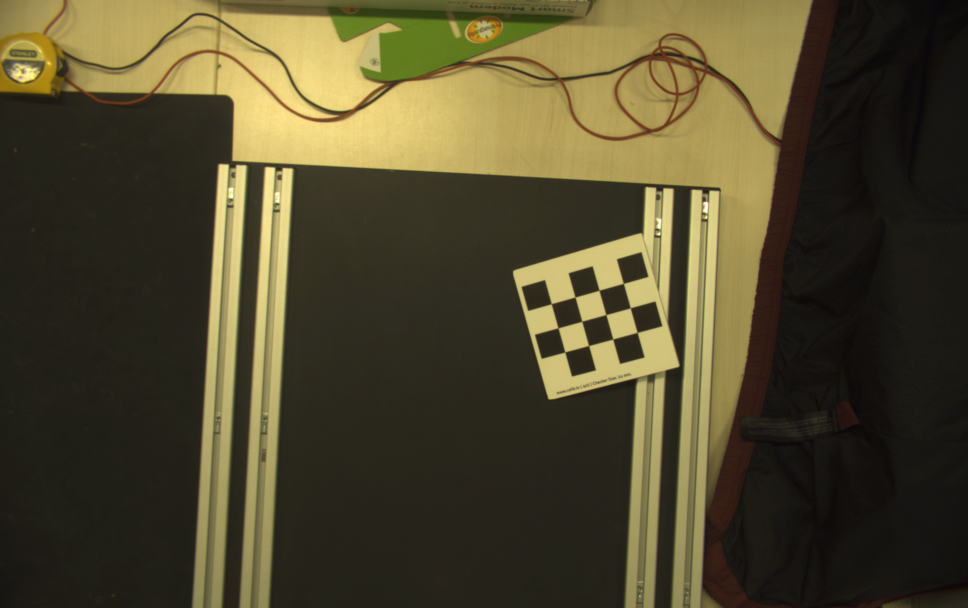
#> input picture photos/calibrationSetup2/10.png, 1936 x 1216 px (shown at 1/2 size); its folder holds only this picture in this run
$ jupyter execute Calibrazione.ipynb
#> lines starting #> are read from the running program, lines starting #| are printed output that depends on the picture; long printed decimals are rounded
# Camera Calibration

Import the libraries

[cell 1]
import numpy as np
import matplotlib.pyplot as plt
import cv2 as cv
import glob
import os
from scipy.stats import t

## Number of intern corners

[cell 2]
pattern_size = (4,3)

objp = np.zeros((pattern_size[0]*pattern_size[1],3),np.float32) # We create a 3D point for each corner in the chessboard
objp[:,:2] = np.mgrid[0:pattern_size[0],0:pattern_size[1]].T.reshape(-1,2) # We fill the 3D points with the 2D points of the chessboard


# Arrays to store the object points and image points from all the images
objpoints = [] # 3D point in real world space
imgpoints = [] # 2D points in image plane

# Loading the images
# Get the current working directory
baseFolder = os.getcwd()

# Select the path that contains the photos
# folder = os.path.join(baseFolder, "photos","calibration")
folder = os.path.join(baseFolder, "photos","calibrationSetup2")
# [7 lines of commented-out code are left out]
images = glob.glob(os.path.join(folder, "*.png"))

print(f"Number of images found for doing the calibration: {len(images)}")

for fname in images:
    img = cv.imread(fname, 0) # We read the image in B/W
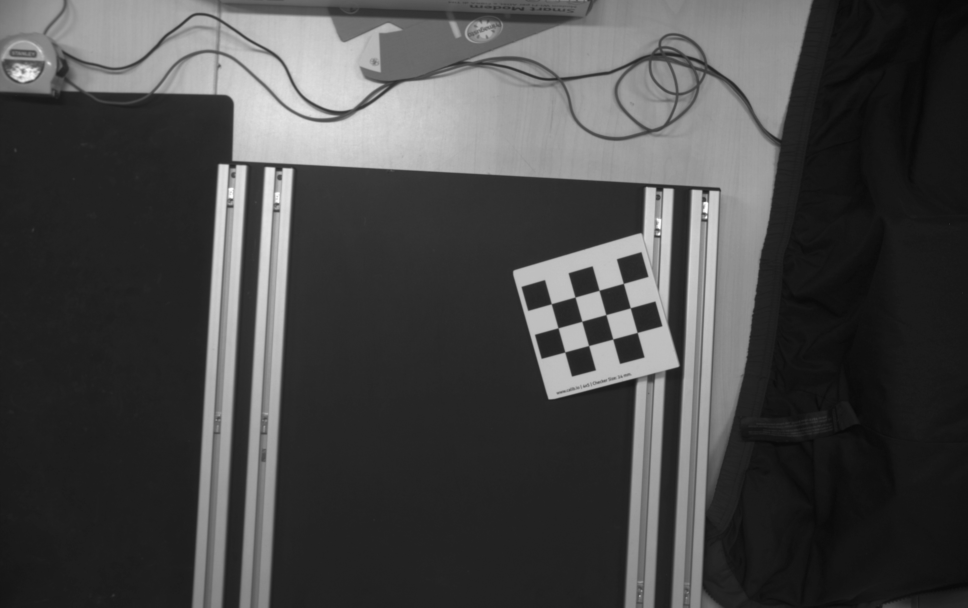
#> img: shape (1216, 1936) (shown at 1/2 size); min 7, max 255, mean 71

    ret, corners = cv.findChessboardCorners(img, pattern_size, None) # We search for the chessboard corners
#> ret = True; corners = [[1103, 608], [1150.5, 594.5], [1198.5, 581.1], [1247, 567.1], [1116.6, 656.1], [1164.1, 643], [1212.3, 629.6], [1261, 616.1], [1130, 704.4], [1178, 691.6], [1225.9, 678.5], [1274.7, 665.3]]

    if ret == True:
        h,w = img.shape # We get the image size
#> h = 1216; w = 1936
        objpoints.append(objp)
        imgpoints.append(corners)

        # We create a copy of the image to draw the corners in color
        img_color = img.copy()
        img_color = cv.cvtColor(img_color, cv.COLOR_GRAY2BGR)

        # We draw the chessboard corners in the image (GBR)
        for corner in corners:
            x, y = corner.ravel()
            cv.circle(img_color, (int(x), int(y)), radius=5, color=(0, 0, 255), thickness=-1)
#> this loop made 12 passes
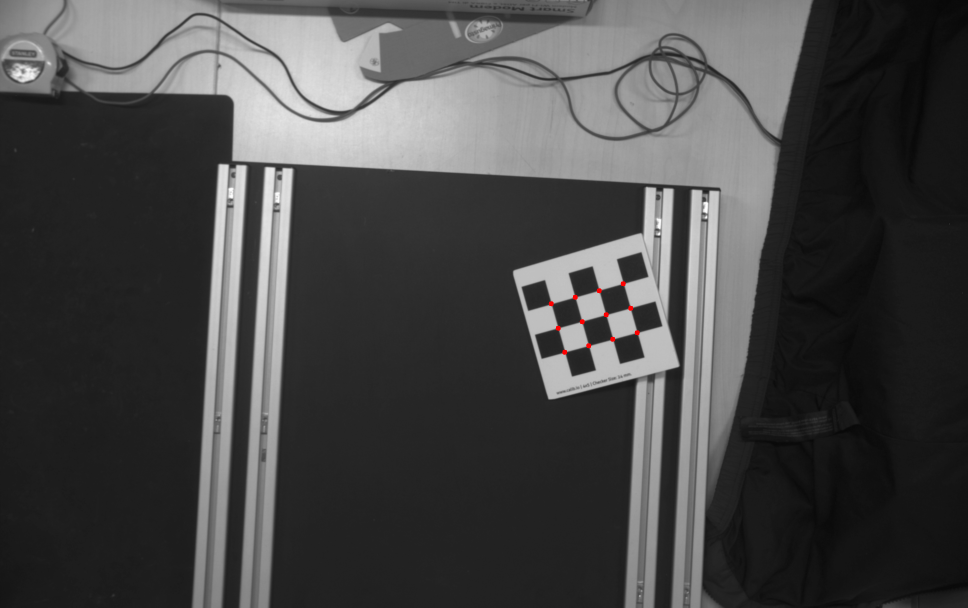
#> img_color: shape (1216, 1936, 3) (shown at 1/2 size); mean B, G, R 71, 71, 71.1

        # We resize the image to show it in the PC screen
        img_shown = cv.resize(img_color, (800, 600))
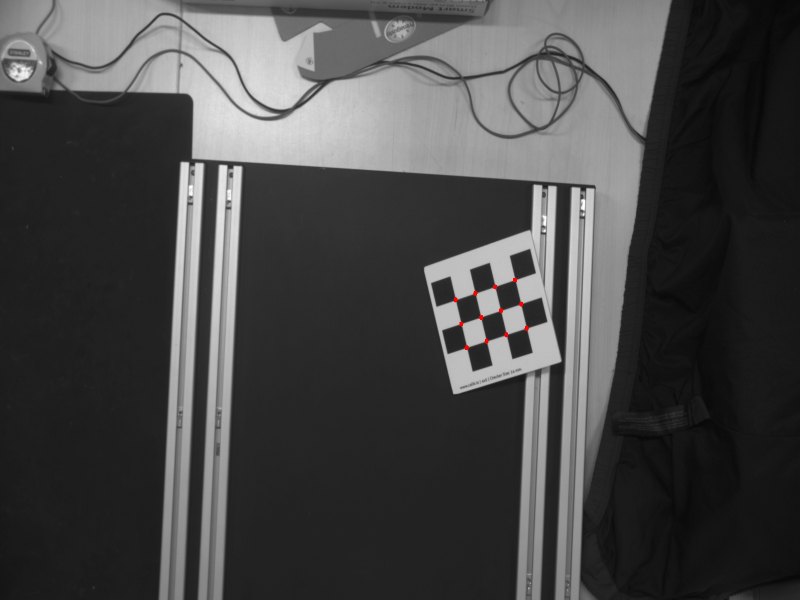
#> img_shown: shape (600, 800, 3); mean B, G, R 70.9, 70.9, 71

        # The image with the corners is shown
        cv.imshow('Detected Corners', img_shown) # We show the found corners in the image
        cv.waitKey(1000)
    else:
        print(f"The image: {fname} cannot be used for calibration, corners not found")
cv.destroyAllWindows()


ret, mtx, dist, rvecs, tvecs = cv.calibrateCamera(objpoints, imgpoints, img.shape[::-1], None, None)
#> ret = 0.0886; mtx = [[2577.4, 0, 960.5], [0, 2380.6, 530.3], [0, 0, 1]]; dist = [[1.89, -39.27, -0.0361, -0.147, 488.7]]; rvecs = ([-0.027, 0.435, -0.28],); tvecs = ([2.67, 1.56, 47.12],)

FOV_x = 2 * np.arctan2(w / 2, mtx[0, 0]) * 180 / np.pi
#> FOV_x = 41.17
FOV_y = 2 * np.arctan2(h / 2, mtx[1, 1]) * 180 / np.pi
#> FOV_y = 28.65

print("Mean RMSE: \n", ret)
#| Mean RMSE:
#|  0.08857
print("Camera Matrix:\n", mtx)
#| Camera Matrix:
#|  [[2.57742900e+03 0.00000000e+00 9.60466082e+02]
#|  [0.00000000e+00 2.38064098e+03 5.30338864e+02]
#|  [0.00000000e+00 0.00000000e+00 1.00000000e+00]]
print("Distorsion Coefficients:\n", dist)
#| Distorsion Coefficients:
#|  [[ 1.88982720e+00 -3.92729818e+01 -3.61224508e-02 -1.46975228e-01
#|    4.88746007e+02]]
print("Field of View X: ", FOV_x)
#| Field of View X:  41.169
print("Field of View Y: ", FOV_y)
#| Field of View Y:  28.653

## Resolution Finding

We define the size of the squares of the pattern that we used for calibration purposes

[cell 3]
# Size of the chessboard square in mm
square_size_mm = 8.0 # mm

# We define the resolution folder
res_folder = os.path.join(folder, "RESOLUTION")

# We read all the images in the folder with png extension
res_img = glob.glob(os.path.join(res_folder, "*.png"))

# Number of photos
print(f"Number of images found for doing the calibration: {len(res_img)}")

# Number of usable photos
N_photos = 0

# We create an array to store the distance in pixels between the corners
pointDistance_px = []

for fname in res_img:
    # We read the image in B/W
    res_img = cv.imread(fname, 0)

    # We undistort the image using the camera matrix and distortion coefficients
    res_img = cv.undistort(res_img, mtx, dist)

    # We search for the chessboard corners
    ret_res, corners_res = cv.findChessboardCorners(res_img, pattern_size)

    if ret_res == True:
        N_photos += 1
        objpoints.append(objp)
        imgpoints.append(corners_res)

        # Draw the corners on the image
        cv.drawChessboardCorners(res_img, pattern_size, corners_res, ret_res)

        img_res_shown = cv.resize(res_img, (800, 600))
        cv.imshow('Esquinas detectadas', img_res_shown)
        cv.waitKey(1000)
        cv.destroyAllWindows()

        # We take the first and last corner of the chessboard
        p1 = corners_res[0][0]  # First corner
        p2 = corners_res[3][0]  # Last corner after 3 squares (4 corners)

        # We calculate the distance in pixels between those two corners and we store it
        pointDistance_px.append(np.linalg.norm(p2 - p1))
    else:
        print(f"The image: {fname} cannot be used for calibration, corners not found")
cv.destroyAllWindows()

# We calculate the mean distance in pixels between the corners
pixel_distance = np.mean(pointDistance_px)
# Distance in mm between the corners
real_distance_mm = 3 * square_size_mm
# We find the resolution in mm/px
resolution_mm_per_px = real_distance_mm / pixel_distance

print(f"Distancia en píxeles: {pixel_distance:.2f}")
print(f"Resolución (mm/px): {resolution_mm_per_px:.4f}")

[cell 4]
# We create a plot to show the results
plt.scatter(range(len(pointDistance_px)), pointDistance_px, color='blue', label='Pixel Distance')
plt.axhline(y=pixel_distance, color='red', linestyle='--', label='Mean Pixel Distance')
plt.title('Pixel Distance Between Corners')
plt.xlabel('Image Index')
plt.ylabel('Distance [px]')
plt.legend(loc='lower right')
plt.grid(True)
plt.show()
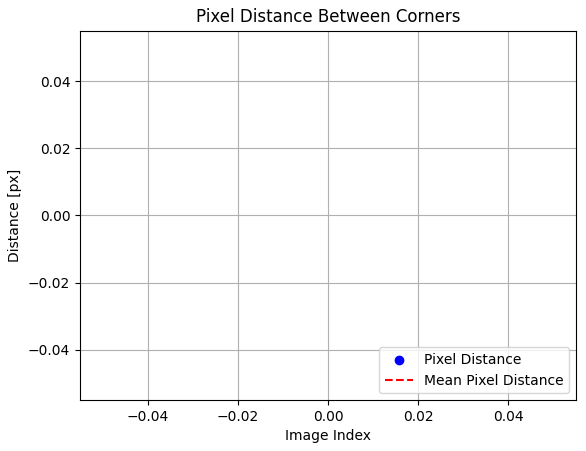
#> figure drawn by matplotlib, 1 panel

[cell 5]
# We create a plot to show the results
plt.scatter(range(len(pointDistance_px)), 3*square_size_mm/np.array(pointDistance_px), color='blue', label='Resolution')
plt.axhline(y= 3*square_size_mm/pixel_distance, color='red', linestyle='--', label='Mean Resolution')
plt.title('Resolution of the Camera')
plt.xlabel('Image Index')
plt.ylabel('Resolution [mm/px]')
plt.legend(loc='upper right')
plt.grid(True)
plt.show()
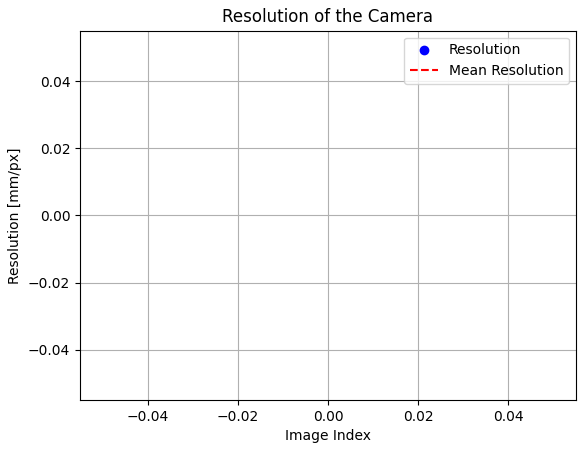
#> figure drawn by matplotlib, 1 panel

$ run again, on photos/calibrationSetup2/18.png
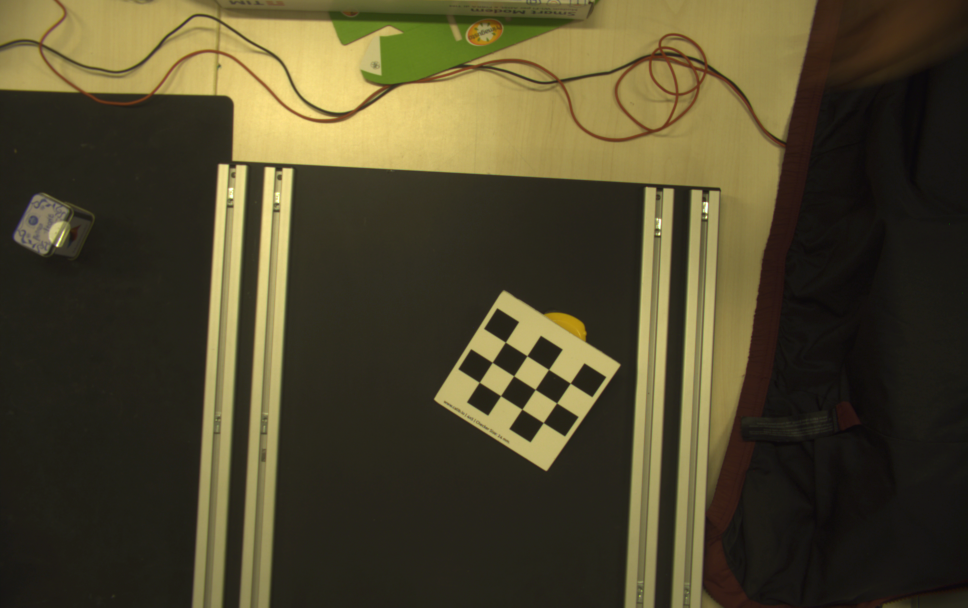
#> input picture photos/calibrationSetup2/18.png, 1936 x 1216 px (shown at 1/2 size)
#> `ret, corners = cv.findChessboardCorners(img, pattern_size, None)`: ret = True; corners = [[1011.1, 684.6], [1054.4, 712], [1097.6, 739.3], [1140.9, 766.6], [984.8, 725], [1027.6, 752.1], [1070.6, 779.2], [1113.6, 806.3], [959, 764.8], [1001.6, 791.7], [1044.3, 818.7], [1087, 845.5]]
#> the loop `for corner in corners:` made 12 passes
#> after the loop `for corner in corners:`:
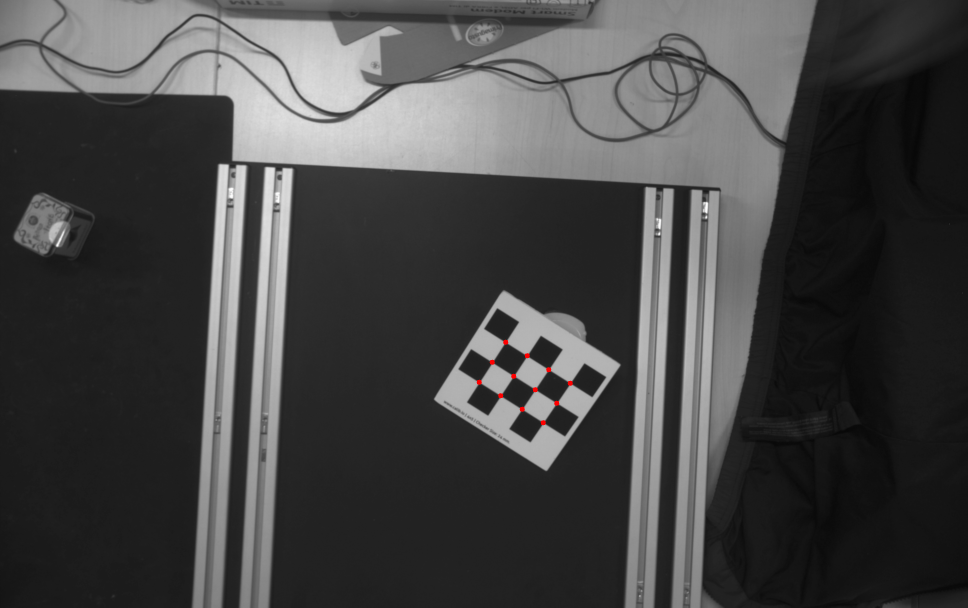
#> img_color: shape (1216, 1936, 3) (shown at 1/2 size); mean B, G, R 69.5, 69.5, 69.6
#> `img_shown = cv.resize(img_color, (800, 600))`:
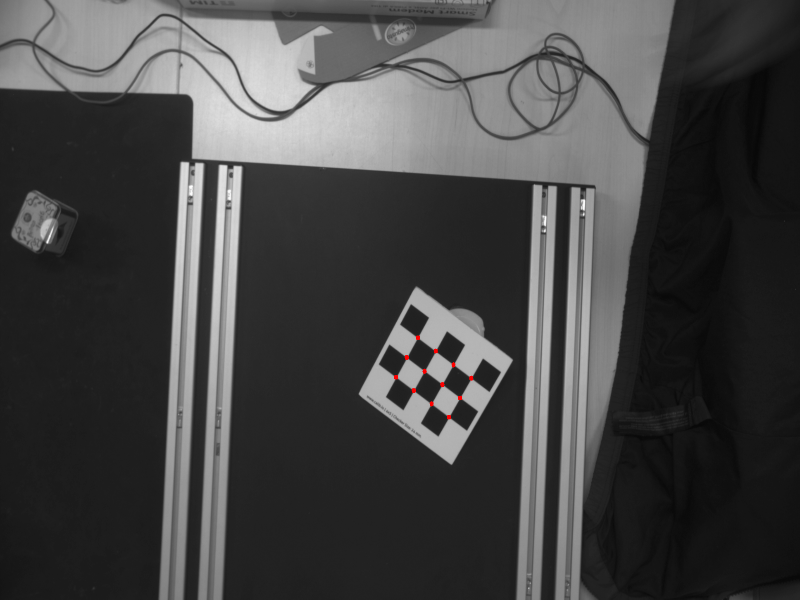
#> img_shown: shape (600, 800, 3); mean B, G, R 69.4, 69.4, 69.5
#> `ret, mtx, dist, rvecs, tvecs = cv.calibrateCamera(objpoints, imgpoints..`: ret = 0.0752; mtx = [[2582.8, 0, 1009.8], [0, 2746.8, 558.4], [0, 0, 1]]; dist = [[-1.75, 182.8, 0.0212, 0.0596, -6641.1]]; rvecs = ([0.401, -0.0473, 0.561],); tvecs = ([0.0173, 2.33, 50.68],)
#> FOV_x = 41.09
#> FOV_y = 24.96
#| Mean RMSE:
#|  0.07516
#| Camera Matrix:
#|  [[2.58275801e+03 0.00000000e+00 1.00983980e+03]
#|  [0.00000000e+00 2.74681482e+03 5.58388801e+02]
#|  [0.00000000e+00 0.00000000e+00 1.00000000e+00]]
#| Distorsion Coefficients:
#|  [[-1.74849554e+00  1.82796093e+02  2.11603729e-02  5.95500274e-02
#|   -6.64111564e+03]]
#| Field of View X:  41.091
#| Field of View Y:  24.962
